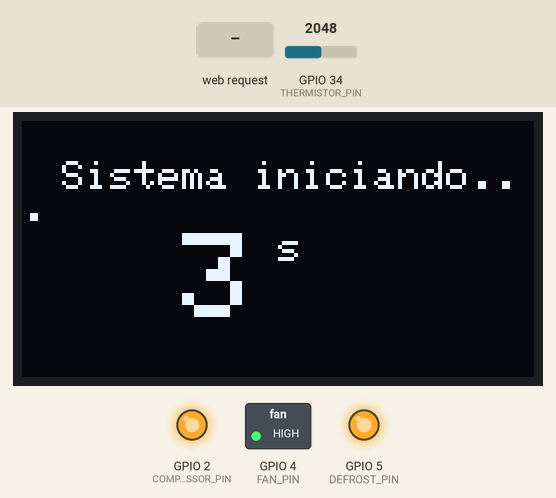
Recording of a sketch running on a simulated ESP32. Parts: 128×64 one-colour display, switched loads named in the sketch (green lamp = pin HIGH), output pins drawn as LEDs (lit = HIGH). The inputs (shaded band) are chosen by the test bench; at power-on: GPIO 34 (THERMISTOR_PIN) = 2048. WiFi joins after 1.5 s; servers stay silent unless stated; EEPROM starts erased; what the sketch prints to the serial monitor is not drawn.

Above: at 2.9 s.
3.0 s: HTTP request GET /compresor/on received
At 6.8 s:
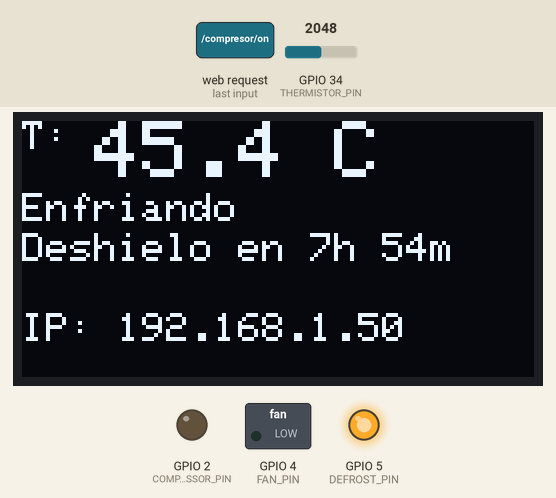
7.2 s: HTTP request GET /compresor/off received
At 8.4 s:
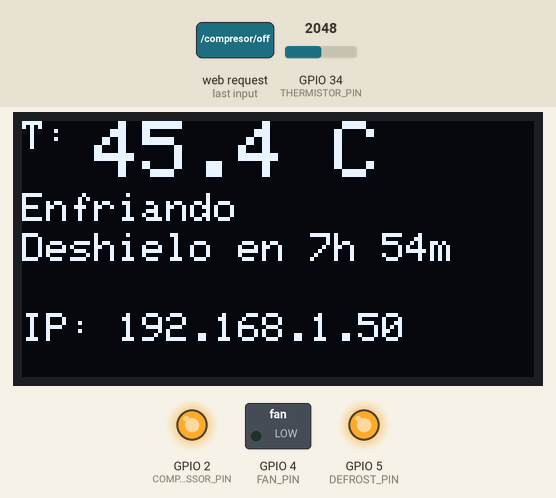
8.7 s: HTTP request GET /deshielo/on received
At 9.7 s:
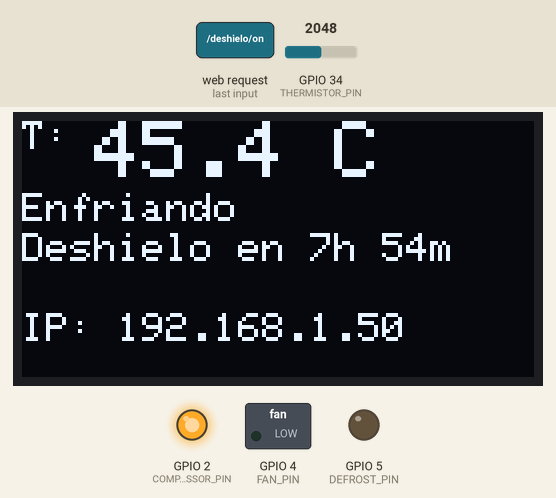
10.2 s: HTTP request GET /ventilador/off received
At 10.9 s:
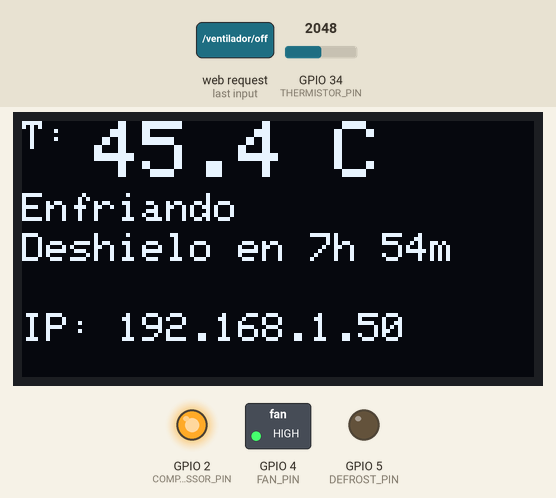
11.7 s: GPIO 34 (THERMISTOR_PIN) set to 2866
At 16.9 s:
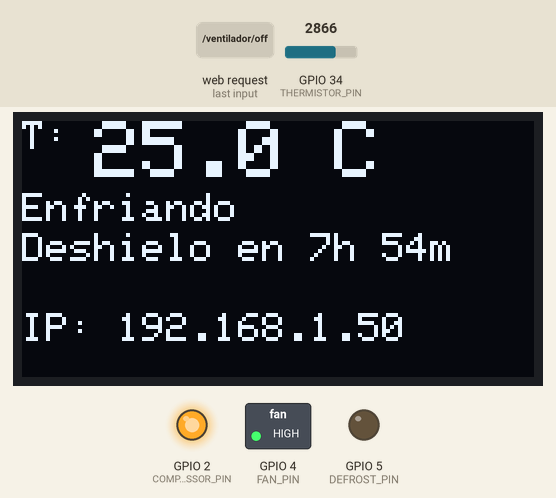
17.2 s: GPIO 34 (THERMISTOR_PIN) set to 3603
At 21.9 s:
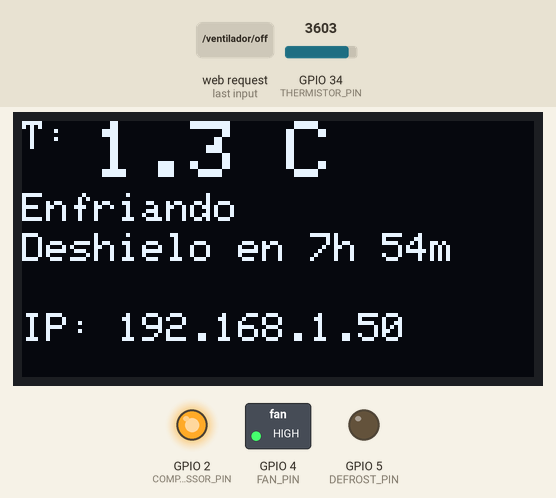
Timing chart, 0 to 23.4 s (numbered marks = the images above; inputs shaded):
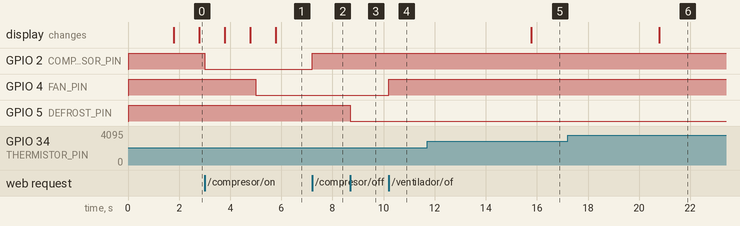

Measured:
- after the input at 3.0 s, GPIO 2 (COMPRESSOR_PIN): HIGH → LOW after 0.00 s instead of 2.0 s
- after the input at 7.2 s, GPIO 2 (COMPRESSOR_PIN): LOW → HIGH at once
- after the input at 8.7 s, GPIO 5 (DEFROST_PIN): HIGH → LOW at once
- after the input at 10.2 s, GPIO 4 (FAN_PIN): LOW → HIGH at once
- after the input at 11.7 s, the display: changes after 4.1 s (image 5)
- after the input at 17.2 s, the display: changes after 3.6 s (image 6)

The sketch:

Refrigeradora.ino
```cpp
#include <WiFi.h>
#include <math.h>
#include <Wire.h>
#include <Adafruit_GFX.h>
#include <Adafruit_SSD1306.h>
#include <Preferences.h>
#include <HTTPClient.h>

// --- Configuración de la Pantalla OLED ---
#define SCREEN_WIDTH 128
#define SCREEN_HEIGHT 64
#define I2C_SDA 21
#define I2C_SCL 22
Adafruit_SSD1306 display(SCREEN_WIDTH, SCREEN_HEIGHT, &Wire, -1);

// --- Configuración de Red WiFi ---
const char* ssid = "Juda7Works25";
const char* password = "Juda72025";
WiFiServer server(80);

// --- Definición de Pines ---
const int COMPRESSOR_PIN = 2;
const int FAN_PIN = 4;
const int DEFROST_PIN = 5;
const int THERMISTOR_PIN = 34;

// --- Parámetros del Termistor ---
const float R_FIJA = 15000.0;
const float T_NOMINAL = 25.0;
const float R_NOMINAL = 35000.0;
const float B_COEFFICIENT = 3950.0;

// --- Variables de Estado ---
float temperaturaActual = 0.0;
float temperaturaDeseada = 4.0; // Se mantiene para visualización
float temperaturaOffset = 0.0;
String estadoCompresor = "APAGADO";
String estadoResistencia = "APAGADO";
String estadoVentilador = "APAGADO";
String ipAddress = "Conectando...";

// --- Variables para el Ciclo Fijo de Tiempo ---
enum SystemState {
  STARTUP,
  COOLING,
  DEFROSTING
};
SystemState currentState = STARTUP;
unsigned long cycleStartTime = 0; // Almacena el tiempo de inicio del ciclo actual (enfriamiento o deshielo)

// --- Tiempos del Ciclo (en milisegundos) ---
unsigned long startupDelay = 5000;           // 5 segundos (configurable remotamente)
unsigned long coolingDuration = 28500000UL;  // 7h55min por defecto (8h - 5min deshielo)
unsigned long defrostDuration = 300000UL;     // 5 minutos por defecto

// --- Objeto Preferences ---
Preferences preferences;

// --- Configuración Remota (GitHub) ---
const char* CONFIG_URL = "https://raw.githubusercontent.com/sajaldi/refrigerador/main/refrigeradora_config.json";
unsigned long lastConfigFetch = 0;
const unsigned long CONFIG_FETCH_INTERVAL = 3600000; // 1 hora

// --- Temporizadores ---
unsigned long tiempoPrevioSensor = 0;
unsigned long tiempoPrevioPantalla = 0;
const long intervaloSensor = 5000;
const long intervaloPantalla = 1000;

// Función para obtener el estado del sistema y el tiempo restante
void getSystemStatus(String &status, String &timeRemaining) {
  unsigned long tiempoActual = millis();
  unsigned long elapsedTime = tiempoActual - cycleStartTime;

  switch (currentState) {
    case STARTUP:
      status = "Sistema Iniciando";
      timeRemaining = "Faltan " + String((startupDelay - tiempoActual) / 1000 + 1) + "s";
      break;
    case COOLING:
      status = "Enfriando";
      {
        unsigned long remaining = coolingDuration - elapsedTime;
        int hours = remaining / 3600000;
        int minutes = (remaining % 3600000) / 60000;
        timeRemaining = "Deshielo en " + String(hours) + "h " + String(minutes) + "m";
      }
      break;
    case DEFROSTING:
      status = "Deshielo Activo";
      {
        unsigned long remaining = defrostDuration - elapsedTime;
        int minutes = remaining / 60000;
        int seconds = (remaining % 60000) / 1000;
        timeRemaining = "Faltan " + String(minutes) + "m " + String(seconds) + "s";
      }
      break;
    default:
      status = "Estado Desconocido";
      timeRemaining = "";
      break;
  }
}

void startCoolingCycle() {
  Serial.println("INICIANDO CICLO DE ENFRIAMIENTO");
  currentState = COOLING;
  cycleStartTime = millis();

  digitalWrite(DEFROST_PIN, HIGH);
  estadoResistencia = "APAGADO";

  digitalWrite(COMPRESSOR_PIN, LOW);
  estadoCompresor = "ENCENDIDO";

  digitalWrite(FAN_PIN, LOW);
  estadoVentilador = "ENCENDIDO";
}

void startDefrostCycle() {
  Serial.println("INICIANDO CICLO DE DESHIELO");
  currentState = DEFROSTING;
  cycleStartTime = millis();

  digitalWrite(COMPRESSOR_PIN, HIGH);
  estadoCompresor = "APAGADO";

  digitalWrite(FAN_PIN, HIGH);
  estadoVentilador = "APAGADO";

  digitalWrite(DEFROST_PIN, LOW);
  estadoResistencia = "ENCENDIDO";
}


void setup() {
  Serial.begin(115200);

  preferences.begin("mi-refri", false);
  temperaturaOffset = preferences.getFloat("tempOffset", 0.0);
  preferences.end();

  Wire.begin(I2C_SDA, I2C_SCL);
  if(!display.begin(SSD1306_SWITCHCAPVCC, 0x3C)) {
    Serial.println(F("Fallo al iniciar la pantalla OLED"));
    for(;;);
  }

  pinMode(COMPRESSOR_PIN, OUTPUT);
  pinMode(FAN_PIN, OUTPUT);
  pinMode(DEFROST_PIN, OUTPUT);
  digitalWrite(COMPRESSOR_PIN, HIGH);
  digitalWrite(FAN_PIN, HIGH);
  digitalWrite(DEFROST_PIN, HIGH);

  display.clearDisplay();
  display.setTextSize(1);
  display.setTextColor(WHITE);
  display.setCursor(0, 0);
  display.println("Conectando a WiFi...");
  display.display();

  WiFi.begin(ssid, password);
  while (WiFi.status() != WL_CONNECTED) {
    delay(500);
    Serial.print(".");
  }
  Serial.println("\nWiFi conectado!");
  ipAddress = WiFi.localIP().toString();
  server.begin();
  fetchRemoteConfig();
  lastConfigFetch = millis();
}

void leerTemperatura() {
  int adcValue = analogRead(THERMISTOR_PIN);
  float R_termistor = R_FIJA / (4095.0 / adcValue - 1.0);
  float steinhart = log(R_termistor / R_NOMINAL) / B_COEFFICIENT + 1.0 / (T_NOMINAL + 273.15);
  float tempCalculada = 1.0 / steinhart - 273.15;
  temperaturaActual = tempCalculada + temperaturaOffset;
}

// --- Configuración Remota ---
int parseJSONInt(const String& json, const String& key, int defaultValue) {
  String searchKey = "\"" + key + "\"";
  int keyPos = json.indexOf(searchKey);
  if (keyPos < 0) return defaultValue;
  int colonPos = json.indexOf(":", keyPos + searchKey.length());
  if (colonPos < 0) return defaultValue;
  int valStart = colonPos + 1;
  while (valStart < json.length() && json.charAt(valStart) == ' ') valStart++;
  String numStr = "";
  for (int i = valStart; i < json.length(); i++) {
    char c = json.charAt(i);
    if (c >= '0' && c <= '9') numStr += c;
    else if (c == '.' || c == '-') numStr += c;
    else break;
  }
  if (numStr.length() > 0) return numStr.toInt();
  return defaultValue;
}

void fetchRemoteConfig() {
  if (WiFi.status() != WL_CONNECTED) {
    Serial.println("WiFi no disponible, se usan valores locales");
    return;
  }
  HTTPClient http;
  http.begin(CONFIG_URL);
  http.setTimeout(5000);
  int httpCode = http.GET();
  if (httpCode == HTTP_CODE_OK) {
    String payload = http.getString();
    Serial.println("Config remota cargada:");
    int cm = parseJSONInt(payload, "coolingMinutes", 0);
    if (cm > 0) { coolingDuration = (unsigned long)cm * 60000UL; Serial.print("coolingDuration: "); Serial.print(cm); Serial.println(" min"); }
    int dm = parseJSONInt(payload, "defrostMinutes", 0);
    if (dm > 0) { defrostDuration = (unsigned long)dm * 60000UL; Serial.print("defrostDuration: "); Serial.print(dm); Serial.println(" min"); }
    int ss = parseJSONInt(payload, "startupSeconds", 0);
    if (ss > 0) { startupDelay = (unsigned long)ss * 1000UL; Serial.print("startupDelay: "); Serial.print(ss); Serial.println(" s"); }
  } else {
    Serial.print("Error HTTP al obtener config: ");
    Serial.println(httpCode);
  }
  http.end();
}

void actualizarPantalla() {
  display.clearDisplay();
  display.setTextSize(1);
  display.setTextColor(WHITE);

  if (currentState == STARTUP) {
    unsigned long remainingTime = startupDelay - millis();
    int secondsRemaining = (remainingTime / 1000) + 1;

    display.setCursor(10, 10);
    display.println("Sistema iniciando...");
    display.setTextSize(3);
    display.setCursor(40, 28);
    display.print(secondsRemaining);
    display.setTextSize(1);
    display.println(" s");
  } else {
    display.setCursor(0, 0);
    display.print("T: ");
    display.setTextSize(2);
    display.print(String(temperaturaActual, 1));
    display.println(" C");

    display.setTextSize(1);
    display.setCursor(0, 18);
    String currentStatus, timeRemaining;
    getSystemStatus(currentStatus, timeRemaining);
    display.println(currentStatus);
    display.setCursor(0,28);
    display.println(timeRemaining);

    display.setCursor(0, 48);
    display.print("IP: ");
    display.println(ipAddress);
  }
  display.display();
}

// La función web se mantiene para control manual y visualización,
// pero el ciclo automático en loop() volverá a tomar el control.
void atenderClienteWeb() {
  WiFiClient client = server.accept();
  if (!client) return;

  String header = "";
  String currentLine = "";

  while (client.connected()) {
    if (client.available()) {
      char c = client.read();
      header += c;
      if (c == '\n') {
        if (currentLine.length() == 0) {
          // Procesar la petición (simplificado, ya que el control es por tiempo)
          if (header.indexOf("GET /compresor/on") >= 0) { digitalWrite(COMPRESSOR_PIN, LOW); estadoCompresor = "ENCENDIDO"; }
          else if (header.indexOf("GET /compresor/off") >= 0) { digitalWrite(COMPRESSOR_PIN, HIGH); estadoCompresor = "APAGADO"; }
          else if (header.indexOf("GET /ventilador/on") >= 0) { digitalWrite(FAN_PIN, LOW); estadoVentilador = "ENCENDIDO"; }
          else if (header.indexOf("GET /ventilador/off") >= 0) { digitalWrite(FAN_PIN, HIGH); estadoVentilador = "APAGADO"; }
          else if (header.indexOf("GET /deshielo/on") >= 0) { digitalWrite(DEFROST_PIN, LOW); estadoResistencia = "ENCENDIDO"; }
          else if (header.indexOf("GET /deshielo/off") >= 0) { digitalWrite(DEFROST_PIN, HIGH); estadoResistencia = "APAGADO"; }
          else if (header.indexOf("GET /calibrate?realTemp=") >= 0) { int pos = header.indexOf("realTemp=") + 9; float tempReal = header.substring(pos).toFloat(); float tempRaw = temperaturaActual - temperaturaOffset; temperaturaOffset = tempReal - tempRaw; preferences.begin("mi-refri", false); preferences.putFloat("tempOffset", temperaturaOffset); preferences.end(); leerTemperatura(); }

          String systemStatus, systemTime;
          getSystemStatus(systemStatus, systemTime);

          // Enviar página HTML
          client.println("HTTP/1.1 200 OK");
          client.println("Content-type:text/html");
          client.println("Connection: close");
          client.println();
          client.println("<!DOCTYPE html><html><head><title>Control Refrigerador</title>");
          client.println("<meta name='viewport' content='width=device-width, initial-scale=1'><meta http-equiv='refresh' content='10'>");
          client.println("<style>html { font-family: Helvetica; text-align: center; } body { background-color: #f7f7f7; } .card { background-color: white; max-width: 400px; margin: 30px auto; padding: 25px; border-radius: 15px; box-shadow: 0 4px 8px rgba(0,0,0,0.1); } h1 { color: #005c9b; } h2 { color: #007bff; } .temp { font-size: 4rem; font-weight: bold; color: #333; } .status { font-size: 1.2rem; margin-bottom: 20px; } a, button, input[type='submit'] { text-decoration: none; color: white; border: none; border-radius: 8px; padding: 15px 20px; font-size: 1rem; margin: 5px; cursor: pointer; display: inline-block; } .btn-on { background-color: #28a745; } .btn-off { background-color: #dc3545; } .btn-cal { background-color: #ffc107; color: black; }</style></head><body>");

          client.println("<div class='card'><h1>Control Refrigerador</h1>");
          client.print("<p class='temp'>");
          client.print(temperaturaActual, 1);
          client.println("&deg;C</p>");
          client.print("<p class='status'>Compresor: <strong>");
          client.print(estadoCompresor);
          client.println("</strong></p>");
          client.print("<p class='status'>Ventilador: <strong>");
          client.print(estadoVentilador);
          client.println("</strong></p>");
          client.print("<p class='status'>Resistencia: <strong>");
          client.print(estadoResistencia);
          client.println("</strong></p>");
          client.println("<p><a href='/compresor/on' class='btn-on'>Compresor ON</a> <a href='/compresor/off' class='btn-off'>Compresor OFF</a></p>");
          client.println("<p><a href='/ventilador/on' class='btn-on'>Ventilador ON</a> <a href='/ventilador/off' class='btn-off'>Ventilador OFF</a></p>");
          client.println("<p><a href='/deshielo/on' class='btn-on'>Resistencia ON</a> <a href='/deshielo/off' class='btn-off'>Resistencia OFF</a></p></div>");

          client.println("<div class='card'><h2>Estado del Sistema</h2>");
          client.print("<p class='status'>Proceso Actual: <strong>");
          client.print(systemStatus);
          client.println("</strong></p>");
          client.print("<p class='status'>Tiempo Restante: <strong>");
          client.print(systemTime);
          client.println("</strong></p></div>");

          client.println("<div class='card'><h2>Calibracion del Sensor</h2>");
          client.print("<p class='status'>Offset actual: <strong>");
          client.print(temperaturaOffset, 2);
          client.println("&deg;C</strong></p>");
          client.println("<form action='/calibrate' method='GET'><label for='realTemp'>Introduce la temp. real:</label><br>");
          client.println("<input type='number' step='0.1' id='realTemp' name='realTemp' placeholder='Ej: 5.2'>");
          client.println("<input type='submit' value='Calibrar' class='btn-cal'></form></div></body></html>");

          break;
        } else { currentLine = ""; }
      } else if (c != '\r') { currentLine += c; }
    }
  }
  client.stop();
}

void loop() {
  unsigned long tiempoActual = millis();

  // --- Lógica Principal de Control por Tiempo Fijo ---
  switch (currentState) {
    case STARTUP:
      if (tiempoActual >= startupDelay) {
        startCoolingCycle();
      }
      break;

    case COOLING:
      if (tiempoActual - cycleStartTime >= coolingDuration) {
        startDefrostCycle();
      }
      break;

    case DEFROSTING:
      if (tiempoActual - cycleStartTime >= defrostDuration) {
        startCoolingCycle();
      }
      break;
  }

  // --- Tareas Secundarias ---
  if (tiempoActual - tiempoPrevioSensor >= intervaloSensor) {
    leerTemperatura();
    tiempoPrevioSensor = tiempoActual;
  }

  if (tiempoActual - tiempoPrevioPantalla >= intervaloPantalla) {
    actualizarPantalla();
    tiempoPrevioPantalla = tiempoActual;
  }

  if (tiempoActual - lastConfigFetch >= CONFIG_FETCH_INTERVAL) {
    fetchRemoteConfig();
    lastConfigFetch = tiempoActual;
  }

  atenderClienteWeb();
}
```
